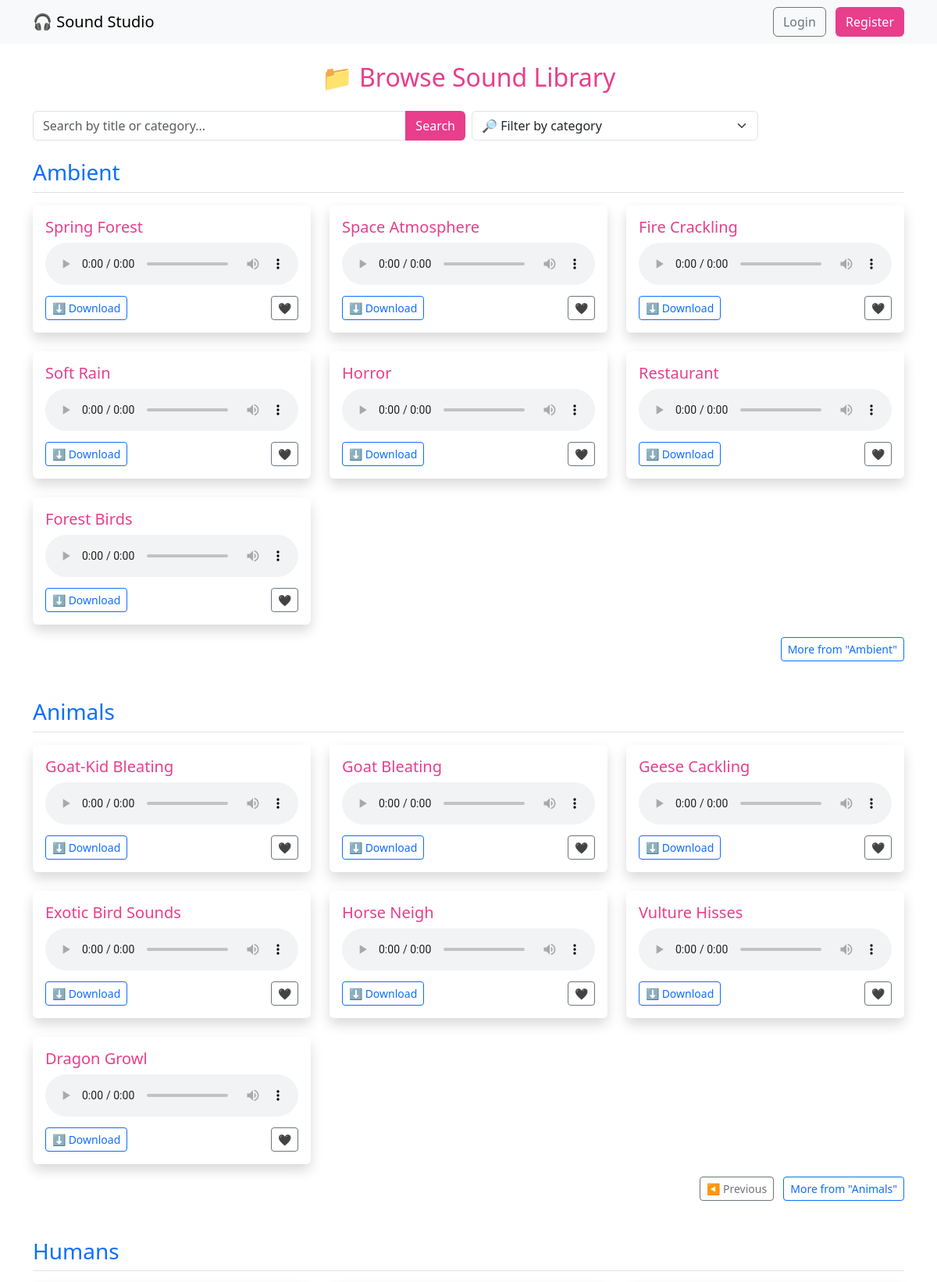
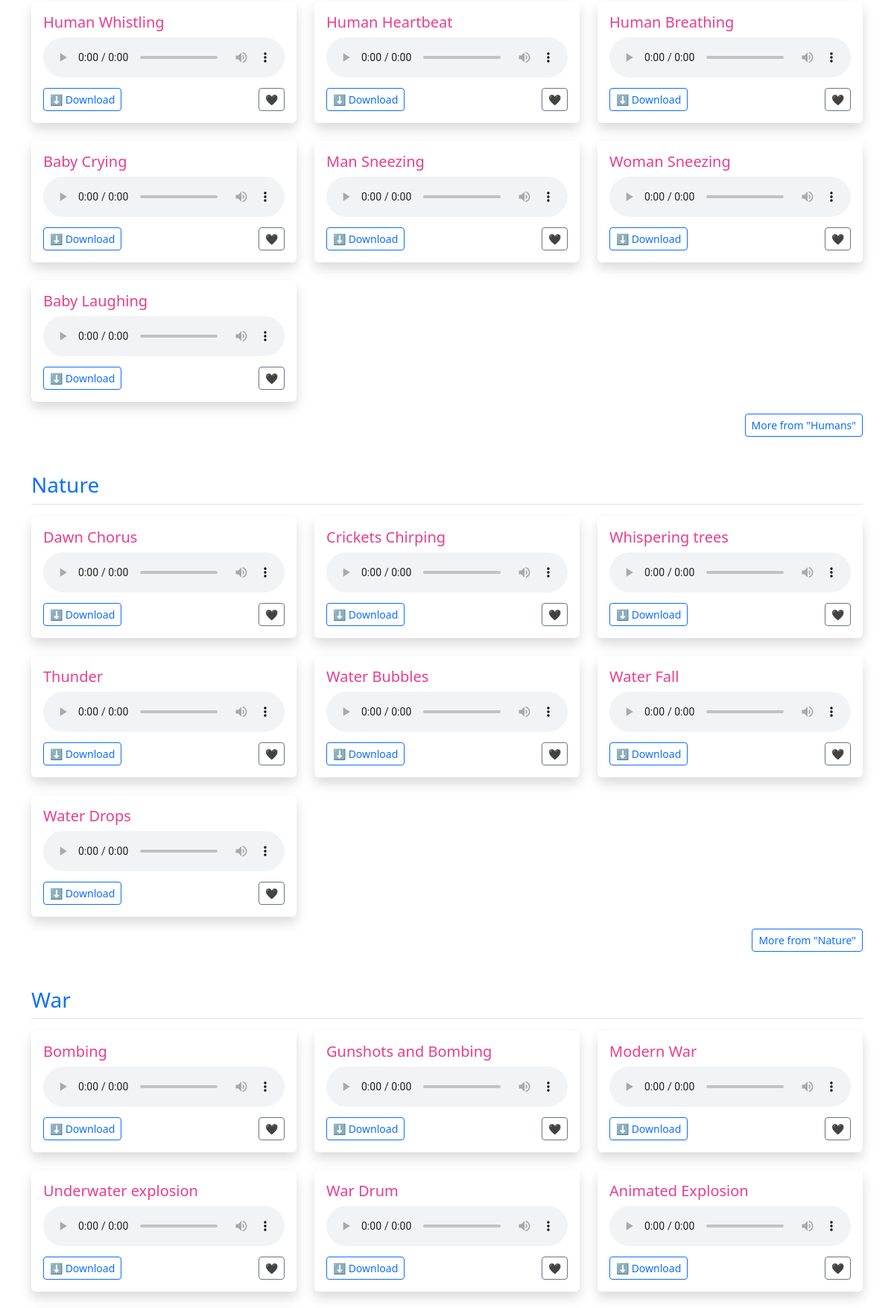
The app's page /browse?Animals_page=2 (upper part) with its own data (2 pictures, top to bottom).
### sound_bank/app.py (models this page shows)
class Sound(db.Model):
    id = db.Column(db.Integer, primary_key=True)
    title = db.Column(db.String(100))
    category = db.Column(db.String(50))
    filename = db.Column(db.String(200))
    user_id = db.Column(db.Integer, db.ForeignKey('user.id'))
    uploader = db.relationship('User', backref='sounds')

### sound_bank/app.py (the view, shortened to what this page needs)
@app.route('/browse')
def browse():
    query = request.args.get('q', '').strip()
    selected_category = request.args.get('category', '').strip()
    per_page = 7  # ✅ Show 7 sounds per title
    sounds_query = Sound.query
    if selected_category:
        sounds_query = sounds_query.filter(Sound.category == selected_category)
    all_sounds = sounds_query.order_by(Sound.title.asc()).all()
    grouped_sounds = defaultdict(list)
    for sound in all_sounds:
        grouped_sounds[sound.title].append(sound)
    paginated_sounds = {}
    for title, sounds_list in grouped_sounds.items():
        page_param = f"{title}_page"
        page = request.args.get(page_param, 1, type=int)
        start = (page - 1) * per_page
        end = start + per_page
        paginated_items = sounds_list[start:end]
        has_next = end < len(sounds_list)
        paginated_sounds[title] = {
            'items': paginated_items,
            'current_page': page,
            'has_next': has_next,
            'page_param': page_param
        }
    categories = [c[0] for c in db.session.query(Sound.category).distinct().order_by(Sound.category).all()]
    user = current_user()
    user_favorite_ids = [fav.sound_id for fav in user.favorites] if user else []
    return render_template(
        'browse.html',
        paginated_sounds=paginated_sounds,
        categories=categories,
        selected_category=selected_category,
        user=user,
        user_favorite_ids=user_favorite_ids
    )

### sound_bank/app.py (called while the page is built)
def current_user():
    if 'user_id' in session:
        return User.query.get(session['user_id'])
    return None

@app.template_filter('update_query_params')
def update_query_params(url, param, value):
    parsed = urlparse(url)
    query = parse_qs(parsed.query)
    query[param] = [str(value)]
    new_query = urlencode(query, doseq=True)
    return urlunparse(parsed._replace(query=new_query))

@app.before_request
def make_session_permanent():
    session.permanent = True

### sound_bank/templates/browse.html (shortened to what this page needs)
{% extends 'base.html' %}
{% block content %}
<h2 class="text-center text-pink mb-4">📁 Browse Sound Library</h2>
<form method="get" action="{{ url_for('browse') }}" class="mb-4">
  <div class="row g-2">
    <div class="col-md-6">
      <div class="input-group">
        <input type="text" class="form-control" name="q" placeholder="Search by title or category..." value="{{ request.args.get('q', '') }}">
        <button class="btn btn-pink" type="submit">Search</button>
      </div>
    </div>
    <div class="col-md-4">
      <select class="form-select" name="category" onchange="this.form.submit()">
        <option value="">🔎 Filter by category</option>
      </select>
    </div>
  </div>
</form>
{% if paginated_sounds %}
  {% for title, group in paginated_sounds.items() %}
    <div class="mb-5">
      <h3 class="text-primary border-bottom pb-2 mb-3">{{ title }}</h3>
      <div class="row row-cols-1 row-cols-md-3 g-4">
        {% for sound in group['items'] %}
          <div class="col">
            <div class="card shadow border-0 h-100">
              <div class="card-body">
                <h5 class="card-title text-pink">{{ sound.category }}</h5>
                <audio controls class="w-100 mb-2">
                  <source src="{{ url_for('static', filename='sounds/' ~ sound.filename) }}" type="audio/mpeg">
                </audio>
                <div class="d-flex justify-content-between align-items-center">
                  <a href="{{ url_for('download', filename=sound.filename) }}" class="btn btn-sm btn-outline-primary">⬇️ Download</a>
                  {% if user %}
                    {% if sound.id in user_favorite_ids %}
                      <a href="{{ url_for('unfavorite', sound_id=sound.id) }}" class="btn btn-sm btn-outline-danger">💔</a>
                    {% else %}
                      <a href="{{ url_for('favorite', sound_id=sound.id) }}" class="btn btn-sm btn-outline-success">❤️</a>
                    {% endif %}
                  {% else %}
                    <a href="{{ url_for('login') }}" class="btn btn-sm btn-outline-secondary">🖤</a>
                  {% endif %}
                </div>
              </div>
            </div>
          </div>
        {% endfor %}
      </div>
      {% if group['has_next'] or group['current_page'] > 1 %}
        <div class="text-end mt-3">
          {% set page_param = (title ~ '_page') | urlencode %}
          {% if group['current_page'] > 1 %}
            <a class="btn btn-outline-secondary btn-sm me-2"
               href="{{ request.url | update_query_params(page_param, group['current_page'] - 1) }}">
              ◀️ Previous
            </a>
          {% endif %}
          {% if group['has_next'] %}
            <a class="btn btn-outline-primary btn-sm"
               href="{{ request.url | update_query_params(page_param, group['current_page'] + 1) }}">
              More from "{{ title }}"
            </a>
          {% endif %}
        </div>
      {% endif %}
    </div>
  {% endfor %}
{% else %}
  <p class="text-center text-muted">No sounds found.</p>
{% endif %}
{% endblock %}

### sound_bank/templates/base.html (style rules this page uses)
.text-pink { color: #e83e8c; }
.btn-pink { background-color: #e83e8c; color: white; }

### records on screen
Sound: title "Ambient", category "Spring Forest"
Sound: category "Space Atmosphere"
Sound: category "Fire Crackling"
Sound: category "Soft Rain"
Sound: category "Horror"
Sound: category "Restaurant"
Sound: category "Forest Birds"
Sound: title "Animals"
Sound: category "Goat-Kid Bleating"
Sound: category "Goat Bleating"
Sound: category "Geese Cackling"
Sound: category "Exotic Bird Sounds"
Sound: category "Horse Neigh"
Sound: category "Vulture Hisses"
Sound: category "Dragon Growl"
Sound: title "Humans", category "Human Whistling"
Sound: category "Human Heartbeat"
Sound: category "Human Breathing"
Sound: category "Baby Crying"
Sound: category "Man Sneezing"
Sound: category "Woman Sneezing"
Sound: category "Baby Laughing"
Sound: title "Nature", category "Dawn Chorus"
Sound: category "Crickets Chirping"
Sound: category "Whispering trees"
Sound: category "Thunder"
Sound: category "Water Bubbles"
Sound: category "Water Fall"
Sound: category "Water Drops"
Sound: title "War", category "Bombing"
Sound: category "Gunshots and Bombing"
Sound: category "Modern War"
Sound: category "Underwater explosion"
Sound: category "War Drum"
Sound: category "Animated Explosion"
